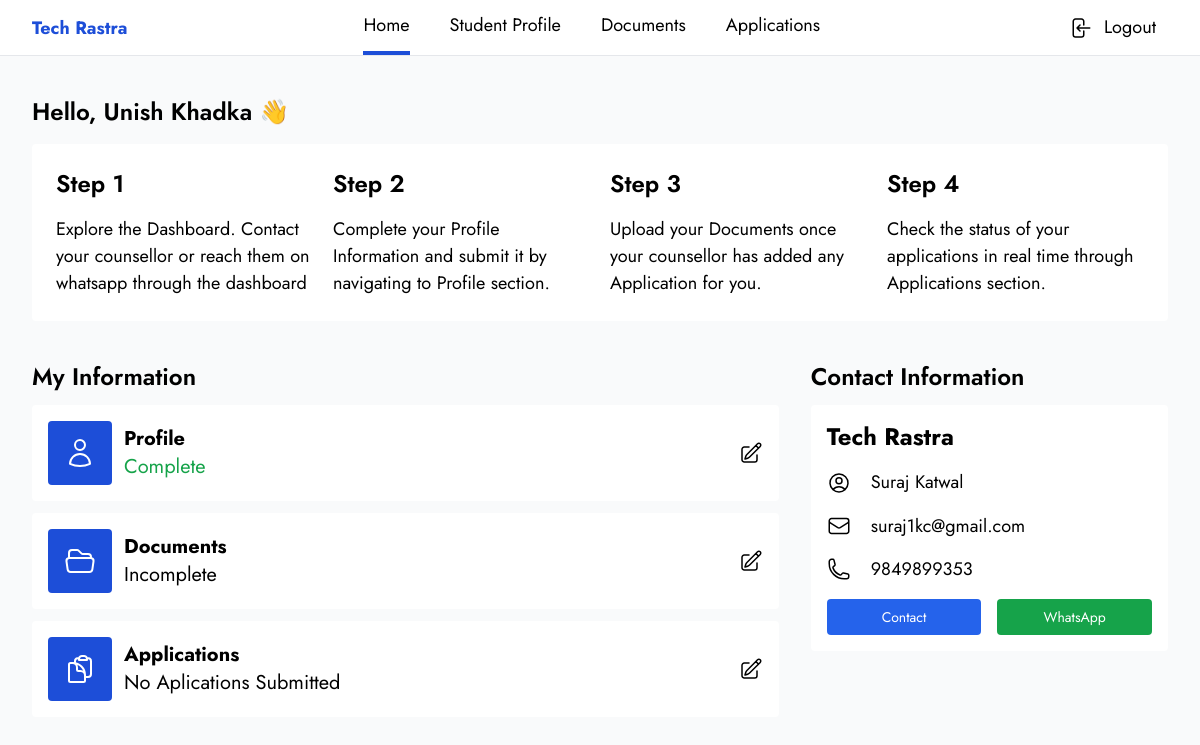
Page /student/home (signed in) on the committed database.
### users/models.py (models this page shows, shortened)
class Consultancy(models.Model):
    STATUS_CHOICES = (
        ("pending", "Pending"),
        ("approved", "Approved"),
        ("rejected", "Rejected"),
    )
    STATE_CHOICES = (
        ("Province 1", "Province 1"),
        ("Province 2", "Province 2"),
        ("Bagmati", "Bagmati"),
        ("Gandaki", "Gandaki"),
        ("Lumbini", "Lumbini"),
        ("Karnali", "Karnali"),
        ("Sudurpashchim", "Sudurpashchim"),
    )
    name = models.CharField(max_length=255, unique=True)
    company_email = models.EmailField(max_length=255, unique=True)
    user = models.OneToOneField(
        User,
        on_delete=models.CASCADE,
    )
    slug = models.SlugField(max_length=255, unique=True, blank=True)
    logo = models.ImageField(upload_to="consultancy", null=True, blank=True)
    website = models.URLField(max_length=255, null=True, blank=True)
    address = models.CharField(max_length=255)
    city = models.CharField(max_length=100)
    zip_code = models.CharField(max_length=10)
    state = models.CharField(max_length=100, choices=STATE_CHOICES)
    country = models.CharField(max_length=100)
    phone = models.CharField(max_length=15)
    whatsapp = models.CharField(max_length=15, null=True, blank=True)
    status = models.CharField(max_length=100, choices=STATUS_CHOICES, default="pending")
    created_at = models.DateTimeField(default=timezone.now)
    updated_at = models.DateTimeField(default=timezone.now)
    class Meta:
        db_table = "consultancy"
        verbose_name_plural = "Consultancies"

class User(AbstractBaseUser, PermissionsMixin):
    ROLE_CHOICES = (
        ("admin", "Admin"),
        ("consultancy", "Consultancy"),
        ("student", "Student"),
    )
    email = models.EmailField(verbose_name="email address", max_length=255, unique=True)
    full_name = models.CharField(max_length=255, blank=True)
    role = models.CharField(max_length=255, choices=ROLE_CHOICES, default="student")
    associated_with = models.ForeignKey(
        "Consultancy",
        on_delete=models.CASCADE,
        null=True,
        blank=True,
        related_name="students",
    )
    is_active = models.BooleanField(default=True)
    is_staff = models.BooleanField(default=False)
    date_joined = models.DateTimeField(default=timezone.now)
    objects = UserManager()
    USERNAME_FIELD = "email"
    REQUIRED_FIELDS = []
    class Meta:
        db_table = "user"
        verbose_name_plural = "Users"

### student/views.py (the view)
# urls.py: path("student/home", views.home, name="student_home"),
@login_required(login_url="login")
def home(request):
    if request.user.role != "student":
        messages.error(request, "You are not authorized to view this page.")
        return redirect("error")
    profile_complete = Profile.objects.filter(user=request.user).exists()
    context = {"is_profile_complete": profile_complete}
    return render(request, "student/home.html", context)

### users/context.py (called while the page is built)
def consultancy(request):
    is_profile_complete = False
    if request.user.is_authenticated:
        if request.user.role == "consultancy":
            consultancy = request.user.role == "consultancy"
            is_profile_complete = Consultancy.objects.filter(user=request.user).exists()
            return {
                "consultancy": consultancy,
                "is_profile_complete": is_profile_complete,
            }
        elif request.user.role == "student":
            consultancy = request.user.associated_with
            return {
                "student_consultancy": consultancy,
            }
    return {
        "consultancy": None,
        "is_profile_complete": False,
        "student_consultancy": None,
    }

### templates/student/home.html (shortened to what this page needs)
{% extends 'base/profile_base.html' %}
{% block content %}
<div class="container mx-auto my-10">
    <div class="my-4 text-2xl font-semibold">Hello, {{user.full_name}} 👋</div>
    <div class="grid grid-cols-1 md:grid-cols-4 gap-5 bg-white p-6 rounded">
        <div class="space-y-4">
            <p class="text-2xl font-semibold">Step 1</p>
            <p>Explore the Dashboard. Contact your counsellor or reach them on whatsapp through the dashboard</p>
        </div>
        <div class="space-y-4">
            <p class="text-2xl font-semibold">Step 2</p>
            <p>Complete your Profile Information and submit it by navigating to Profile section.
            </p>
        </div>
        <div class="space-y-4">
            <p class="text-2xl font-semibold">Step 3</p>
            <p>Upload your Documents once your counsellor has added any Application for you.
            </p>
        </div>
        <div class="space-y-4">
            <p class="text-2xl font-semibold">Step 4</p>
            <p>Check the status of your applications in real time through Applications section.
            </p>
        </div>
    </div>
    <div class="my-10">
        <div class="grid grid-cols-1 md:grid-cols-3 gap-y-8 md:gap-y-0 md:gap-x-8 ">
            <div class="col-span-2">
                <h1 class="text-2xl font-semibold">My Information</h1>
                <div class="p-4 rounded mt-3 bg-white flex items-center justify-between">
                    <div class="flex items-center gap-3">
                        <p class="bg-blue-700 w-fit p-4 text-white rounded"></p>
                        <p class="flex flex-col text-xl"><span class="font-bold">Profile</span>
                            {% if is_profile_complete %}
                            <span class="text-green-600">Complete</span>
                            {% else %}
                            <span class="text-red-600">Incomplete</span>
                            {% endif %}
                        </p>
                    </div>
                    <a href="{% url 'student_profile' %}" class="cursor-pointer">
                    </a>
                </div>
                <div class="p-4 rounded mt-3 bg-white flex items-center justify-between">
                    <div class="flex items-center gap-3">
                        <p class="bg-blue-700 w-fit p-4 text-white rounded">
                        </p>
                        <p class="flex flex-col text-xl"><span class="font-bold">Documents</span>
                            <span>Incomplete</span>
                        </p>
                    </div>
                    <a href="{% url 'student_documents' %}" class="cursor-pointer">
                    </a>
                </div>
                <div class="p-4 rounded mt-3 bg-white flex items-center justify-between">
                    <div class="flex items-center gap-3">
                        <p class="bg-blue-700 w-fit p-4 text-white rounded">
                        </p>
                        <p class="flex flex-col text-xl"><span class="font-bold">Applications</span>
                            <span>No Aplications Submitted</span>
                        </p>
                    </div>
                    <a href="{% url 'student_applications' %}" class="cursor-pointer">
                    </a>
                </div>
            </div>
            <div>
                <h1 class="text-2xl font-semibold">Contact Information</h1>
                <div class="p-4 rounded mt-3 bg-white space-y-4">
                    <h2 class="text-2xl font-bold">
                        {{student_consultancy.name}}
                    </h2>
                    <p class="flex items-center gap-5">
                        <span>{{student_consultancy.user.full_name}}</span>
                    </p>
                    <p class="flex items-center gap-5">
                        <span>{{student_consultancy.company_email}}</span>
                    </p>
                    <p class="flex items-center gap-5">
                        <span>{{student_consultancy.phone}}</span>
                    </p>
                    <div class="mt-8 flex gap-4">
                        <button
                            class="w-full bg-blue-600 text-sm text-white px-4 py-2 rounded hover:opacity-90">Contact</button>
                        <a target="_blank" href="https://wa.me/{{student_consultancy.whatsapp}}?text=Hi."
                            class="w-full bg-green-600 text-white px-4 py-2 rounded text-sm text-center hover:opacity-90">WhatsApp</a>
                    </div>
                </div>
            </div>
        </div>
    </div>
</div>
{% endblock %}

### templates/common/profile_navbar.html (shortened to what this page needs)
<header class="bg-white shadow-xl border-b">
    <nav class="px-4 md:container md:mx-auto flex items-center justify-between">
        <div><span class="text-lg font-bold text-blue-700">{{student_consultancy.name}}</span></div>
        <div class="hidden md:flex justify-center gap-10">
            <a href="{% url 'student_home' %}"
                class="cursor-pointer py-3 border-b-4 {% if request.resolver_match.url_name == 'student_home' %} border-b-blue-700  {% else %} border-b-white {% endif %}">
                Home</a>
            <a href="{% url 'student_profile' %}"
                class="cursor-pointer py-3 border-b-4 {% if request.resolver_match.url_name == 'student_profile' %} border-b-blue-700  {% else %} border-b-white {% endif %}">
                Student Profile</a>
            <a href="{% url 'student_documents' %}"
                class="cursor-pointer py-3 border-b-4 {% if request.resolver_match.url_name == 'student_documents' %} border-b-blue-700  {% else %} border-b-white {% endif %}">
                Documents</a>
            <a href="{% url 'student_applications' %}"
                class="cursor-pointer py-3 border-b-4 {% if request.resolver_match.url_name == 'student_applications' %} border-b-blue-700  {% else %} border-b-white {% endif %}">
                Applications</a>
        </div>
        <div>
            <div>
                <a href="{% url 'logout' %}" class="flex items-center gap-3 p-3">
                    <span class="hidden md:inline">Logout</span>
                </a>
            </div>
        </div>
    </nav>
</header>

### rows in the picture
Consultancy: name "Tech Rastra", user.full_name "Suraj Katwal", company_email "suraj1kc@gmail.com", phone "9849899353"
User: full_name "Unish Khadka"
